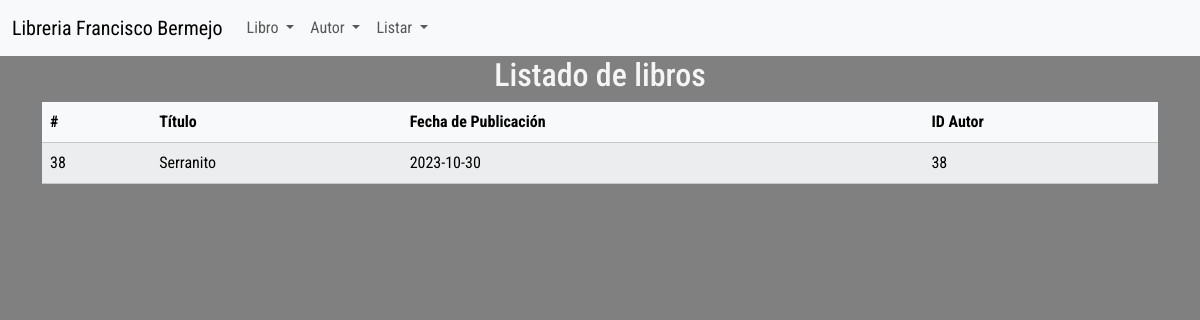
Page /procesar_lista_libro_por_autor.php?lstLibrosForAutor=38 on the committed database.
### tables this page shows
CREATE TABLE `books` (
  `bookId` int NOT NULL,
  `bookTitle` varchar(100) NOT NULL,
  `bookPublished` date NOT NULL,
  `booksIdAutor` int NOT NULL
);

### procesar_lista_libro_por_autor.php (the view, shortened to what this page needs)
<?php
$conexion = obtenerConexion();
$autor =  $_GET['lstLibrosForAutor'];
$sql = "SELECT bookId,bookTitle,bookPublished,booksIdAutor FROM books WHERE booksIdAutor = $autor;";
$resultado = mysqli_query($conexion, $sql);
$mensaje  = "<div class='container'>";
$mensaje .= "<h2 class='text-center'>Listado de libros</h2>";
$mensaje .= "<table class='table table-striped table-light'>";
$mensaje .= "<thead><tr><th>#</th><th>Título</th><th>Fecha de Publicación</th><th>ID Autor</th></tr></thead>";
$mensaje .= "<tbody>";
while ($fila = mysqli_fetch_assoc($resultado)) {
    $mensaje .= "<tr><td>" . $fila['bookId'] . "</td>";
    $mensaje .= "<td>" . $fila['bookTitle'] . "</td>";
    $mensaje .= "<td>" . $fila['bookPublished'] . "</td>";
    $mensaje .= "<td>" . $fila['booksIdAutor'] . "</td></tr>";
}
$mensaje .= "</tbody></table></div>";
echo $mensaje;

### CSS/style.css (style rules this page uses)
* { font-family: 'Roboto Condensed', sans-serif; }
:root { --bs-navbar-bg: #8494af; }
body { background-color: grey; color: whitesmoke; }

### rows in the picture
books: bookId "38", bookTitle "Serranito", bookPublished "2023-10-30", booksIdAutor "38"
